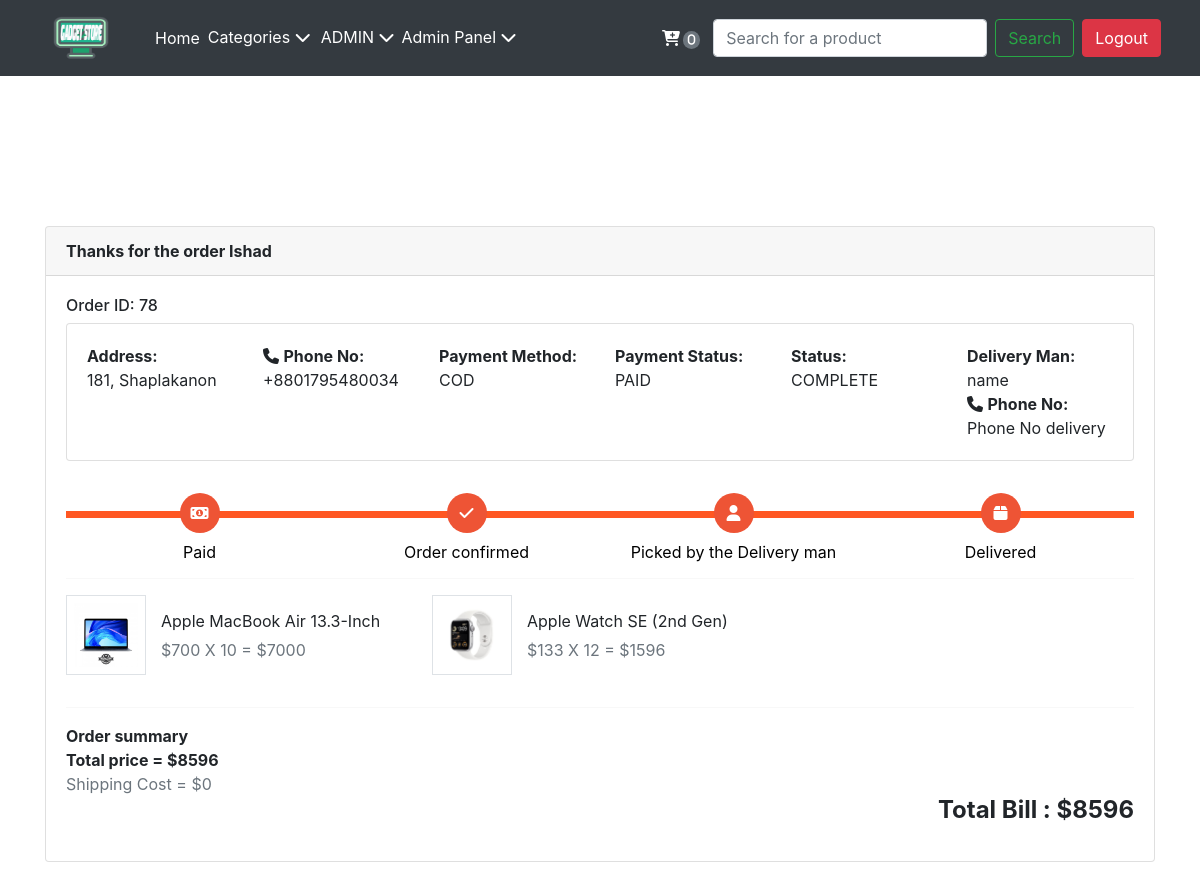
Screenshot of /orderPage.php?orderId=78 (signed in) with the database file from the repository.
### tables this page shows
CREATE TABLE `users` (
  `user_id` int(255) NOT NULL,
  `user_name` varchar(255) NOT NULL,
  `user_email` varchar(255) NOT NULL,
  `user_pass` varchar(255) NOT NULL,
  `user_address` varchar(255) NOT NULL,
  `user_phone_no` text NOT NULL,
  `user_type` varchar(255) NOT NULL DEFAULT 'user',
  `user_created_timestamp` datetime NOT NULL DEFAULT current_timestamp()
);

CREATE TABLE `orders` (
  `order_id` int(11) NOT NULL,
  `order_user_id` int(11) DEFAULT NULL,
  `cart` text NOT NULL,
  `bill` int(11) NOT NULL,
  `order_status` varchar(255) NOT NULL DEFAULT 'Not Delivered',
  `payment_status` varchar(25) NOT NULL DEFAULT 'Not Paid',
  `payment_method` varchar(25) NOT NULL,
  `order_time` datetime NOT NULL DEFAULT current_timestamp()
);

CREATE TABLE `products` (
  `product_id` int(11) NOT NULL,
  `product_name` varchar(255) NOT NULL,
  `product_description` text NOT NULL,
  `product_category` varchar(255) NOT NULL,
  `product_price` int(11) NOT NULL,
  `product_stock` int(11) NOT NULL,
  `product_image` text NOT NULL,
  `product_timestamp` date NOT NULL DEFAULT current_timestamp()
);

### orderPage.php (the view, shortened to what this page needs)
<!DOCTYPE html>
<html lang="en">
<head>
    <link rel="stylesheet" href="orderPage.css">
    <link rel="stylesheet" href="https://use.fontawesome.com/releases/v5.7.2/css/all.css">
    <link href="https://cdn.jsdelivr.net/npm/bootstrap@5.2.2/dist/css/bootstrap.min.css" rel="stylesheet"
>
</head>
<body>
    <?php
    include 'partials/_header.php';
    include 'partials/_dbconnect.php';
    $orderId = $_GET['orderId'];
    $sql = "SELECT * FROM `orders` WHERE `order_id` = $orderId";
    $result = mysqli_query($conn, $sql);
    while($row = mysqli_fetch_assoc($result)){
        $order_user_id = $row['order_user_id'];
        $order_cart = $row['cart'];
        $bill = $row['bill'];
        $order_status = $row['order_status'];
        $order_payment_status = $row['payment_status'];
        $order_payment_method = $row['payment_method'];
    }
    $sql2="SELECT * FROM `users` WHERE `user_id` = $order_user_id";
    $result2 = mysqli_query($conn, $sql2);
    while($row = mysqli_fetch_assoc($result2)){
        $order_user_name = $row['user_name'];
        $order_user_phone = $row['user_phone_no'];
        $order_user_address = $row['user_address'];
    }
    echo'
    <div class="container">
        <article class="card">
            <header class="card-header"><strong> Thanks for the order '.$order_user_name.' </strong></header>
            <div class="card-body">
                <h6>Order ID: '.$orderId.'</h6>
                <article class="card">
                    <div class="card-body row">
                        <div class="col"> <strong>Address:</strong> <br>'.$order_user_address.' </div>
                        <div class="col"> <i class="fa fa-phone"></i> <strong>Phone No:</strong>
                            '.$order_user_phone.' </div>
                        <div class="col"> <strong>Payment Method:</strong> <br> '.strtoupper($order_payment_method).' </div>
                        <div class="col"> <strong>Payment Status:</strong> <br> '.strtoupper($order_payment_status).' </div>
                        <div class="col"> <strong>Status:</strong> <br> '.strtoupper($order_status).' </div>
                        <div class="col"> <strong>Delivery Man: </strong>name <br> <i class="fa fa-phone"></i> <strong>Phone No:</strong>
                            Phone No delivery </div>
                    </div>
                </article>
                <div class="track">';
                if($order_payment_status == 'Not Paid'){
                     echo'
                            <div class="step"> <span class="icon"> <i class="fa fa-times"></i> </span> <span class="text">
                            Not Paid</span> </div>';
                }else{
                    if($order_status=="Not Delivered"){
                        echo'<div class="step active"> <span class="icon"> <i class="fa fa-money"></i> </span> <span class="text">
                                Paid</span> </div>
                            <div class="step active"> <span class="icon"> <i class="fa fa-check"></i> </span> <span
                            class="text">Order confirmed</span> </div>
                            <div class="step"> <span class="icon"> <i class="fa fa-user"></i> </span> <span class="text">
                            Picked by the Delivery man</span> </div>
                            <div class="step"> <span class="icon"> <i class="fa fa-box"></i> </span> <span
                            class="text">Delivered</span> </div>';
                    }elseif($order_status == "Complete"){
                    echo'
                    <div class="step active"> <span class="icon"> <i class="fa fa-money"></i> </span> <span class="text">
                    Paid</span> </div>
                    <div class="step active"> <span class="icon"> <i class="fa fa-check"></i> </span> <span
                            class="text">Order confirmed</span> </div>
                    <div class="step active"> <span class="icon"> <i class="fa fa-user"></i> </span> <span class="text">
                            Picked by the Delivery man</span> </div>
                    <div class="step active"> <span class="icon"> <i class="fa fa-box"></i> </span> <span
                            class="text">Delivered</span> </div>';}}
                echo'
                </div>
                <hr>
                <ul class="row">';
                $cart = json_decode($order_cart, true);
                $sum = 0;
                foreach($cart as $key => $item){
                    $sql3 = "SELECT * FROM `products` WHERE `product_id` = $key";
                    $quan = $item;
                    $result3 = mysqli_query($conn, $sql3);
                    while($row = mysqli_fetch_assoc($result3)){
                        $product_name = $row['product_name'];
                        $product_price = $row['product_price'];
                        $product_image = $row['product_image'];
                        $sum = $sum + ($product_price * $quan)
                        ;}
                echo'
                    <li class="col-md-4">
                        <figure class="itemside mb-3">
                            <div class="aside"><img src="/store/uploads/'.$product_image.'" class="img-sm border"></div>
                            <figcaption class="info align-self-center">
                                <p class="title">'.$product_name.'</p> <span
                                    class="text-muted">$'.$product_price.' X '.$quan.' = $'.$product_price * $quan.' </span>
                            </figcaption>
                        </figure>
                    </li>
                    ';
                }
                echo'
                </ul>
                <hr>
                <div> <strong>Order summary</strong> </div>
                <dl class="dlist-align">
                    <dt>Total price = $'.$sum.'</dt>';
                   echo'<span class="text-muted text-right">Shipping Cost = $'.$bill - $sum.' </span>';
                    echo'<h4 class="text-right"><strong>Total Bill : $'.$bill.' </strong></h4>
                </div>
            </div>
        </article>
    </div>';
    ?>
</body>
</html>

### orderPage.css (style rules this page uses)
body { background-color: #eeeeee;font-family: 'Open Sans',serif }
.container { margin-top:150px;margin-bottom: 50px }
.card { position: relative;display: -webkit-box;display: -ms-flexbox;display: flex;-webkit-box-orient: vertical;-webkit-box-direction: normal;-ms-flex-direction: column;flex-direction: column;min-width: 0;word-wrap: break-word;background-color: #fff;background-clip: border-box;border: 1px solid rgba(0, 0, 0, 0.1);border-radius: 0.10rem }
.card-header:first-child { border-radius: calc(0.37rem - 1px) calc(0.37rem - 1px) 0 0 }
.card-header { padding: 0.75rem 1.25rem;margin-bottom: 0;background-color: #fff;border-bottom: 1px solid rgba(0, 0, 0, 0.1) }
.track { position: relative;background-color: #ddd;height: 7px;display: -webkit-box;display: -ms-flexbox;display: flex;margin-bottom: 60px;margin-top: 50px }
.track .step { -webkit-box-flex: 1;-ms-flex-positive: 1;flex-grow: 1;width: 25%;margin-top: -18px;text-align: center;position: relative }
.track .step.active:before { background: #FF5722 }
.track .step::before { height: 7px;position: absolute;content: "";width: 100%;left: 0;top: 18px }
.track .step.active .icon { background: #ee5435;color: #fff }
.track .icon { display: inline-block;width: 40px;height: 40px;line-height: 40px;position: relative;border-radius: 100%;background: #ddd }
.track .step.active .text { font-weight: 400;color: #000 }
.track .text { display: block;margin-top: 7px }
.itemside { position: relative;display: -webkit-box;display: -ms-flexbox;display: flex;width: 100% }
.itemside .aside { position: relative;-ms-flex-negative: 0;flex-shrink: 0 }
.img-sm { width: 80px;height: 80px;padding: 7px }
ul.row, ul.row-sm { list-style: none;padding: 0 }
.itemside .info { padding-left: 15px;padding-right: 7px }
.itemside .title { display: block;margin-bottom: 5px;color: #212529 }
p { margin-top: 0;margin-bottom: 1rem }

### partials/_header.css (style rules this page uses)
body { font-family: "Trebuchet MS",sans-serif; }

### rows the page displays
users: user_name "Ishad", user_address "181, Shaplakanon", user_phone_no "+8801795480034"
orders: payment_method "COD", payment_status "PAID", order_status "COMPLETE", cart "10", cart "12", $bill-$sum "0", bill "8596"
products: product_image (picture), product_name "Apple MacBook Air 13.3-Inch", product_price "700", $product_price*$quan "7000"
products: product_image (picture), product_name "Apple Watch SE (2nd Gen)", product_price "133", $product_price*$quan "1596"

### other values shown
$curUserName "ADMIN"
$c "0"
$orderId "78"
$sum "8596"
